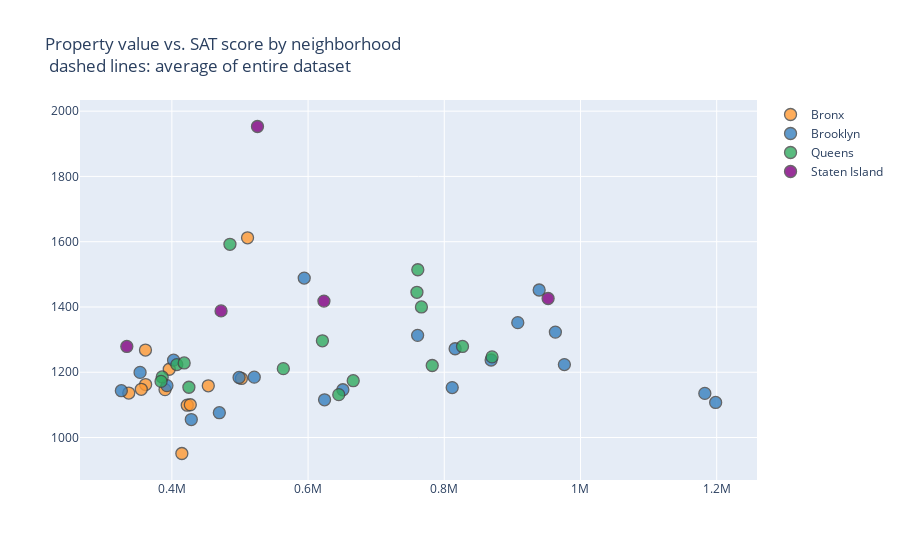

Notebook cell for this chart:
### Markdown cell above
We now have information on the property values of (some) schools. Lets plot them and see where students score relatively well on SAT exams compared to how expansive the property of the neighborhood is.

### Code cell
# compute average SAT-score by neighborhood
combined_prop = combined_prop[combined_prop["avg_sale_price"].notna()]
analysis_cols = ["neighborhood", "boro", "sat_score", "avg_sale_price",'saf_tot_11']
combined_prop_analysis = combined_prop.loc[:,analysis_cols]
hood_schools = combined_prop_analysis.groupby(["boro","neighborhood"]).mean().reset_index()
hood_schools["hovertext"] = hood_schools["neighborhood"]+" | avg. safety score: "+hood_schools["saf_tot_11"].round(1).astype(str)

with warnings.catch_warnings(): # to catch FutureWarning about np.module being used in panda
    df_temp = hood_schools
    x_temp = "avg_sale_price"
    y_temp = "sat_score"
    cat_temp = "boro"
    text_temp = "hovertext"
    warnings.filterwarnings("ignore",category=FutureWarning)
    df_temp.iplot(
        x=x_temp,
        y=y_temp,
        categories=cat_temp,
        text=text_temp,
        vline= {"x":df_temp[x_temp].mean(),
                "color":"#000000",
                "dash": "dash"
               },
        hline={"y":df_temp[y_temp].mean(),
               "color":"#000000",
               "dash": "dash"
              },
        layout = dict(
            hovermode="closest",
            # customize labels!   
            title='Property value vs. SAT score by neighborhood <br> dashed lines: average of entire dataset'),
            xTitle='Average poperty value one family home, USD',
            yTitle='Avg. SAT score'
    )

### Figure 1 — Plotly figure (JSON) as saved in the notebook; plotly's stock layout.template omitted (floating-point values rounded to 4 significant figures)
{"data": [{"marker": {"color": "rgba(255, 153, 51, 1.0)", "line": {"width": 1.3}, "opacity": 0.8, "size": 12, "symbol": "circle"}, "mode": "markers", "name": "Bronx", "text": ["bedford park/norwood | avg. safety score: 6.6", "bronxdale | avg. safety score: 7.3", "castle hill/unionport | avg. safety score: 7.2", "east tremont | avg. safety score: 7.5", "highbridge/morris heights | avg. safety score: 7.9", "kingsbridge hts/univ hts | avg. safety score: 7.5", "kingsbridge/jerome park | avg. safety score: 7.5", "melrose/concourse | avg. safety score: 7.5", "morrisania/longwood | avg. safety score: 7.4", "mott haven/port morris | avg. safety score: 7.4", "williamsbridge | avg. safety score: 7.0", "woodlawn | avg. safety score: 6.8"], "textfont": {"color": "#4D5663"}, "type": "scatter", "x": [511100.0, 361200.0, 361462, 355100.0, 414661, 396200.0, 502100.0, 453500.0, 390000.0, 422600.0, 336700.0, 427100.0], "y": [1612, 1268, 1162.0, 1148.0, 951, 1209.0, 1181, 1158.0, 1147.0, 1099, 1136.0, 1100.0]}, {"marker": {"color": "rgba(55, 128, 191, 1.0)", "line": {"width": 1.3}, "opacity": 0.8, "size": 12, "symbol": "circle"}, "mode": "markers", "name": "Brooklyn", "text": ["bath beach | avg. safety score: 7.0", "bay ridge | avg. safety score: 7.8", "bedford stuyvesant | avg. safety score: 6.3", "brighton beach | avg. safety score: 7.0", "brownsville | avg. safety score: 7.0", "bushwick | avg. safety score: 7.4", "canarsie | avg. safety score: 7.2", "crown heights | avg. safety score: 7.4", "dyker heights | avg. safety score: 7.6", "east new york | avg. safety score: 7.6", "flatbush-central | avg. safety score: 6.7", "flatbush-east | avg. safety score: 7.1", "gravesend | avg. safety score: 7.1", "greenpoint | avg. safety score: 6.6", "kensington | avg. safety score: 8.5", "midwood | avg. safety score: 7.3", "ocean hill | avg. safety score: 7.1", "sheepshead bay | avg. safety score: 7.9", "sunset park | avg. safety score: 7.2", "west new brighton | avg. safety score: 6.9", "woodhaven | avg. safety score: 6.6"], "textfont": {"color": "#4D5663"}, "type": "scatter", "x": [760857, 963100.0, 811700.0, 498700.0, 325800.0, 624200.0, 392800.0, 868773, 815926, 353300.0, 1182579, 469700.0, 651100.0, 1198000.0, 907900.0, 939300.0, 521000.0, 594400.0, 976300.0, 402500.0, 428500.0], "y": [1313, 1323, 1153.0, 1184, 1144.0, 1116.0, 1159, 1238.0, 1272, 1200.0, 1135.0, 1076, 1146.0, 1108.0, 1352, 1452, 1185, 1488.0, 1223.0, 1237, 1055]}, {"marker": {"color": "rgba(50, 171, 96, 1.0)", "line": {"width": 1.3}, "opacity": 0.8, "size": 12, "symbol": "circle"}, "mode": "markers", "name": "Queens", "text": ["astoria | avg. safety score: 7.2", "bayside | avg. safety score: 7.8", "cambria heights | avg. safety score: 6.6", "corona | avg. safety score: 7.6", "elmhurst | avg. safety score: 7.4", "fresh meadows | avg. safety score: 8.0", "hollis | avg. safety score: 8.1", "jamaica | avg. safety score: 7.4", "laurelton | avg. safety score: 7.0", "little neck | avg. safety score: 6.9", "long island city | avg. safety score: 7.6", "oakland gardens | avg. safety score: 7.0", "ozone park | avg. safety score: 7.0", "richmond hill | avg. safety score: 6.6", "ridgewood | avg. safety score: 7.3", "sunnyside | avg. safety score: 7.9"], "textfont": {"color": "#4D5663"}, "type": "scatter", "x": [782300.0, 759900.0, 385800.0, 666300.0, 645100.0, 766400.0, 407300.0, 485300.0, 384200.0, 826700.0, 870100.0, 761141, 418053, 425022, 563700.0, 621100.0], "y": [1221.0, 1445, 1186.0, 1174, 1131.0, 1400, 1223.0, 1592, 1172, 1279, 1247, 1514, 1228.0, 1154, 1211, 1296.0]}, {"marker": {"color": "rgba(128, 0, 128, 1.0)", "line": {"width": 1.3}, "opacity": 0.8, "size": 12, "symbol": "circle"}, "mode": "markers", "name": "Staten Island", "text": ["castleton corners | avg. safety score: 7.3", "emerson hill | avg. safety score: 7.3", "oakwood | avg. safety score: 8.6", "port richmond | avg. safety score: 6.4", "princes bay | avg. safety score: 7.4"], "textfont": {"color": "#4D5663"}, "type": "scatter", "x": [472200.0, 952500.0, 525700.0, 333900.0, 623300.0], "y": [1388, 1426, 1953, 1279, 1418]}], "layout": {"hovermode": "closest", "title": {"text": "Property value vs. SAT score by neighborhood <br> dashed lines: average of entire dataset"}}}
